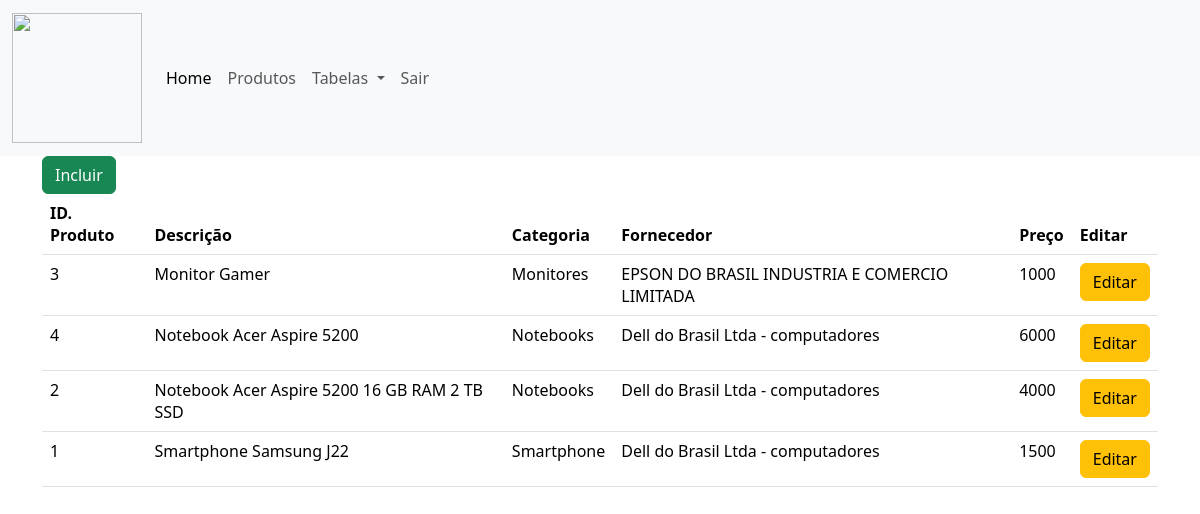
The app's page /loja/admin/lista_produtos.php (signed in) with its own data.
### tables this page shows
CREATE TABLE `produtos` (
  `id_produto` int(11) NOT NULL,
  `id_categoria` int(11) NOT NULL DEFAULT 0,
  `desc_produto` varchar(80) NOT NULL,
  `id_fornecedor` int(11) NOT NULL DEFAULT 0,
  `quantidade` int(11) NOT NULL DEFAULT 0,
  `preco` float NOT NULL DEFAULT 0,
  `imagem` varchar(200) NOT NULL
);

CREATE TABLE `categorias` (
  `id_categoria` int(11) NOT NULL,
  `desc_categoria` varchar(60) NOT NULL
);

CREATE TABLE `fornecedores` (
  `id_fornecedor` int(11) NOT NULL,
  `nome_fornecedor` varchar(80) NOT NULL,
  `cpf_cnpj` varchar(25) NOT NULL,
  `cep` varchar(9) NOT NULL,
  `logradouro` varchar(60) NOT NULL,
  `numero` varchar(15) NOT NULL,
  `complemento` varchar(15) NOT NULL,
  `bairro` varchar(60) NOT NULL,
  `cidade` varchar(80) NOT NULL,
  `uf` varchar(5) NOT NULL,
  `email` varchar(100) NOT NULL,
  `celular` varchar(20) NOT NULL
);

### loja/admin/lista_produtos.php (the view, shortened to what this page needs)
<html>
<head>
    <link href="https://cdn.jsdelivr.net/npm/bootstrap@5.3.3/dist/css/bootstrap.min.css" rel="stylesheet">
</head>
<body>
    <?php
    include 'menu.php';
    include 'conexao.php';
    ?>
    <div class="container">
    <a href="incluir_produtos.php" class="btn btn-success">Incluir</a>
    <br/>
    <table class="table table-hover">
        <thead>
        <tr>
            <th>ID. Produto</th>
            <th>Descrição</th>
            <th>Categoria</th>
            <th>Fornecedor</th>
            <th>Preço</th>
            <th>Editar</th>
        </tr>
        </thead>
        <tbody>
        <?php
        $sql = "select * from produtos INNER JOIN categorias on produtos.id_categoria=categorias.id_categoria INNER JOIN fornecedores on produtos.id_fornecedor=fornecedores.id_fornecedor order by produtos.desc_produto";
        $busca_produto = mysqli_query($conexao,$sql);
        while ($array = mysqli_fetch_array($busca_produto)) {
            $id_produto = $array['id_produto'];
            $desc_produto = $array['desc_produto'];
            $desc_categoria = $array['desc_categoria'];
            $nome_fornecedor = $array['nome_fornecedor'];
            $preco = $array['preco'];
        ?>
        <tr>
            <td><?php echo $id_produto ?></td>
            <td><?php echo $desc_produto?></td>
            <td><?php echo $desc_categoria?></td>
            <td><?php echo $nome_fornecedor?></td>
            <td><?php echo $preco?></td>
            <td><a href="editar_produtos.php?id_produto=<?php echo $id_produto ?>" class="btn btn-warning">Editar</a></td>
        </tr>
        <?php } ?>
        </tbody>
    </table>
    </div>
</body>
</html>

### records on screen
produtos: id_produto "3", desc_produto "Monitor Gamer", id_categoria.desc_categoria "Monitores", id_fornecedor.nome_fornecedor "EPSON DO BRASIL INDUSTRIA E COMERCIO LIMITADA", preco "1000"
produtos: id_produto "4", desc_produto "Notebook Acer Aspire 5200", id_categoria.desc_categoria "Notebooks", id_fornecedor.nome_fornecedor "Dell do Brasil Ltda - computadores", preco "6000"
produtos: id_produto "2", desc_produto "Notebook Acer Aspire 5200 16 GB RAM 2 TB SSD", id_categoria.desc_categoria "Notebooks", id_fornecedor.nome_fornecedor "Dell do Brasil Ltda - computadores", preco "4000"
produtos: id_produto "1", desc_produto "Smartphone Samsung J22", id_categoria.desc_categoria "Smartphone", id_fornecedor.nome_fornecedor "Dell do Brasil Ltda - computadores", preco "1500"
